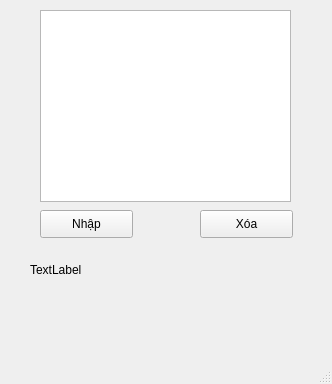
<?xml version="1.0" encoding="UTF-8"?>
<ui version="4.0">
 <class>MainWindow</class>
 <widget class="QMainWindow" name="MainWindow">
  <property name="geometry">
   <rect>
    <x>0</x>
    <y>0</y>
    <width>332</width>
    <height>384</height>
   </rect>
  </property>
  <property name="windowTitle">
   <string>MainWindow</string>
  </property>
  <widget class="QWidget" name="centralwidget">
   <widget class="QListWidget" name="lstDSSV">
    <property name="geometry">
     <rect>
      <x>40</x>
      <y>10</y>
      <width>251</width>
      <height>192</height>
     </rect>
    </property>
   </widget>
   <widget class="QPushButton" name="btnNhap">
    <property name="geometry">
     <rect>
      <x>40</x>
      <y>210</y>
      <width>93</width>
      <height>28</height>
     </rect>
    </property>
    <property name="text">
     <string>Nhập</string>
    </property>
   </widget>
   <widget class="QPushButton" name="btnXoa">
    <property name="geometry">
     <rect>
      <x>200</x>
      <y>210</y>
      <width>93</width>
      <height>28</height>
     </rect>
    </property>
    <property name="text">
     <string>Xóa</string>
    </property>
   </widget>
   <widget class="QLabel" name="lblThongTin">
    <property name="geometry">
     <rect>
      <x>30</x>
      <y>260</y>
      <width>291</width>
      <height>20</height>
     </rect>
    </property>
    <property name="text">
     <string>TextLabel</string>
    </property>
   </widget>
  </widget>
  <widget class="QMenuBar" name="menubar">
   <property name="geometry">
    <rect>
     <x>0</x>
     <y>0</y>
     <width>332</width>
     <height>21</height>
    </rect>
   </property>
  </widget>
  <widget class="QStatusBar" name="statusbar"/>
 </widget>
 <resources/>
 <connections/>
</ui>
